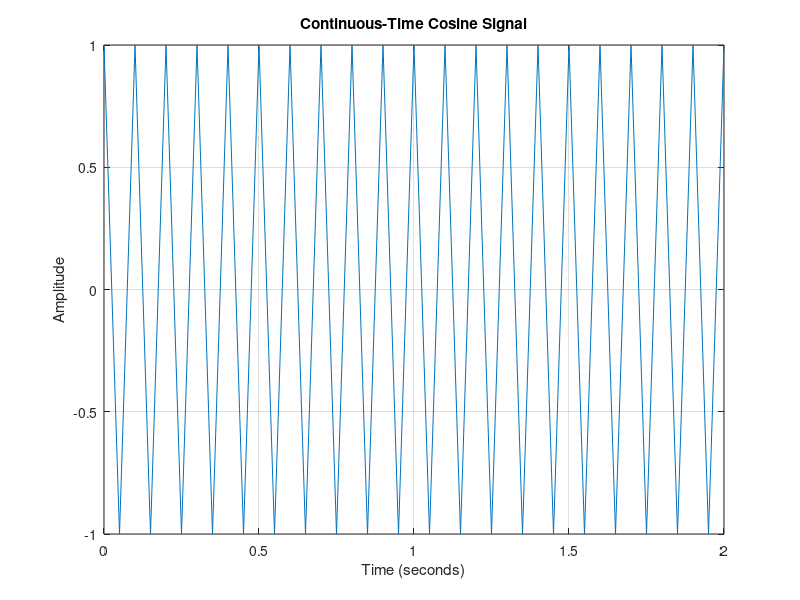
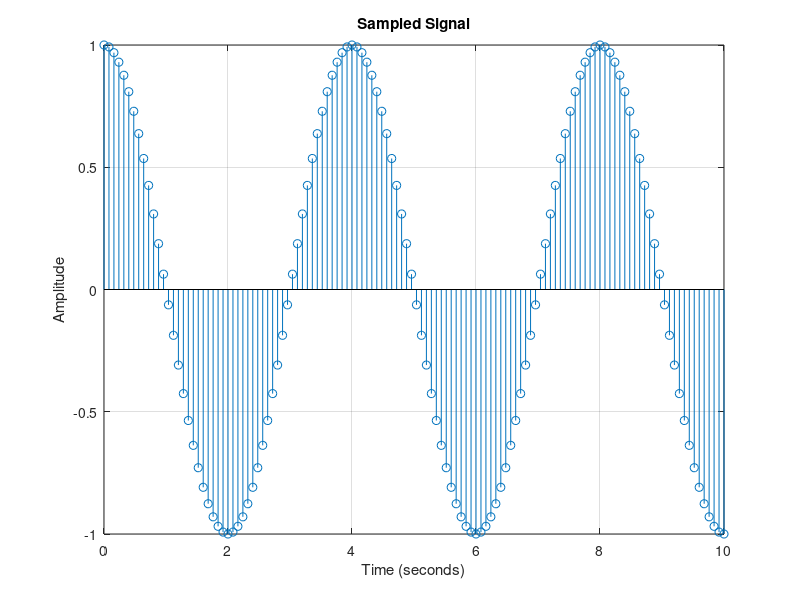
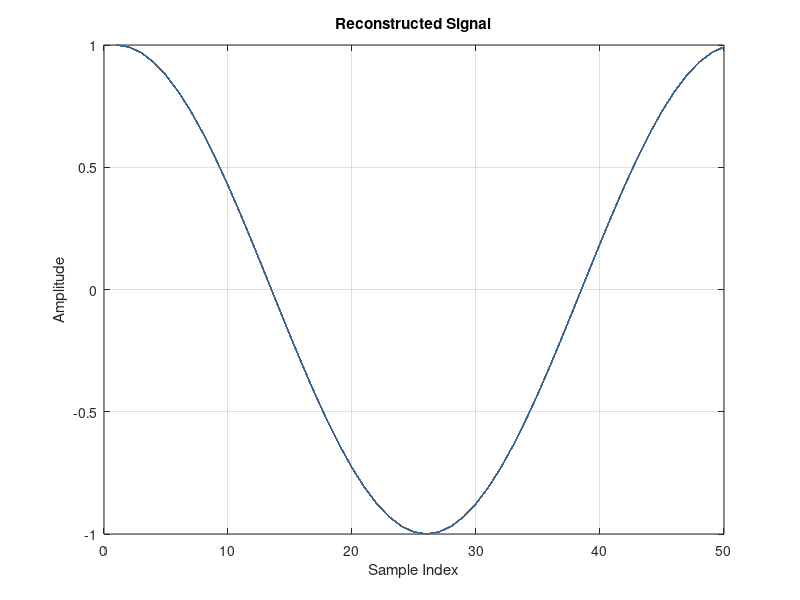

MATLAB code for these plots, in order:
% =====================================================================
% DIGITAL SIGNAL AND IMAGE PROCESSING LAB
%
% Experiment No. : 1
% Experiment Title : Sampling and Reconstruction of a Signal
%
% Aim:
% To study sampling and reconstruction of a continuous-time signal.
%
% Student Details:
% Name     : Amey Thakur
% Roll No. : 50
% Class    : COMPS-BE-B-50
% Batch    : B3
%
% Date of Experiment : 23/07/2021
% Date of Submission : 28/07/2021
%
% Author:
% Amey Thakur
% GitHub Profile:
% https://github.com/Amey-Thakur
%
% Repository:
% https://github.com/Amey-Thakur/DIGITAL-SIGNAL-AND-IMAGE-PROCESSING-AND-DIGITAL-SIGNAL-AND-IMAGE-PROCESSING-LAB
% =====================================================================

% Clear workspace, close all figures, and clear command window
clear all;
close all;
clc;

% -----------------------------
% Signal Parameters
% -----------------------------
F  = 50;     % Frequency of the cosine signal (Hz)
Fs = 200;    % Sampling frequency (Hz)

% -----------------------------
% Continuous-Time Signal
% -----------------------------
t = 0 : 0.05 : 2;                 % Time vector for continuous signal
a = cos(2 * pi * F * t);          % Continuous cosine signal

% Plot continuous-time signal
figure;
plot(t, a);
grid on;
title('Continuous-Time Cosine Signal');
xlabel('Time (seconds)');
ylabel('Amplitude');

% -----------------------------
% Sampled Signal
% -----------------------------
t = 0 : 0.08 : 10;                % Sampling instants
b = cos(2 * pi * (F / Fs) * t);   % Sampled cosine signal

% Plot sampled signal
figure;
stem(t, b);
grid on;
title('Sampled Signal');
xlabel('Time (seconds)');
ylabel('Amplitude');

% -----------------------------
% Signal Reconstruction
% -----------------------------
y = zeros(50);                    % Reconstruction matrix

% Reconstruction using rectangular pulses
for i = 1:50
    y(i, :) = b(i) * rectpuls(1 / Fs);
end

% Plot reconstructed signal
figure;
plot(y);
grid on;
title('Reconstructed Signal');
xlabel('Sample Index');
ylabel('Amplitude');
